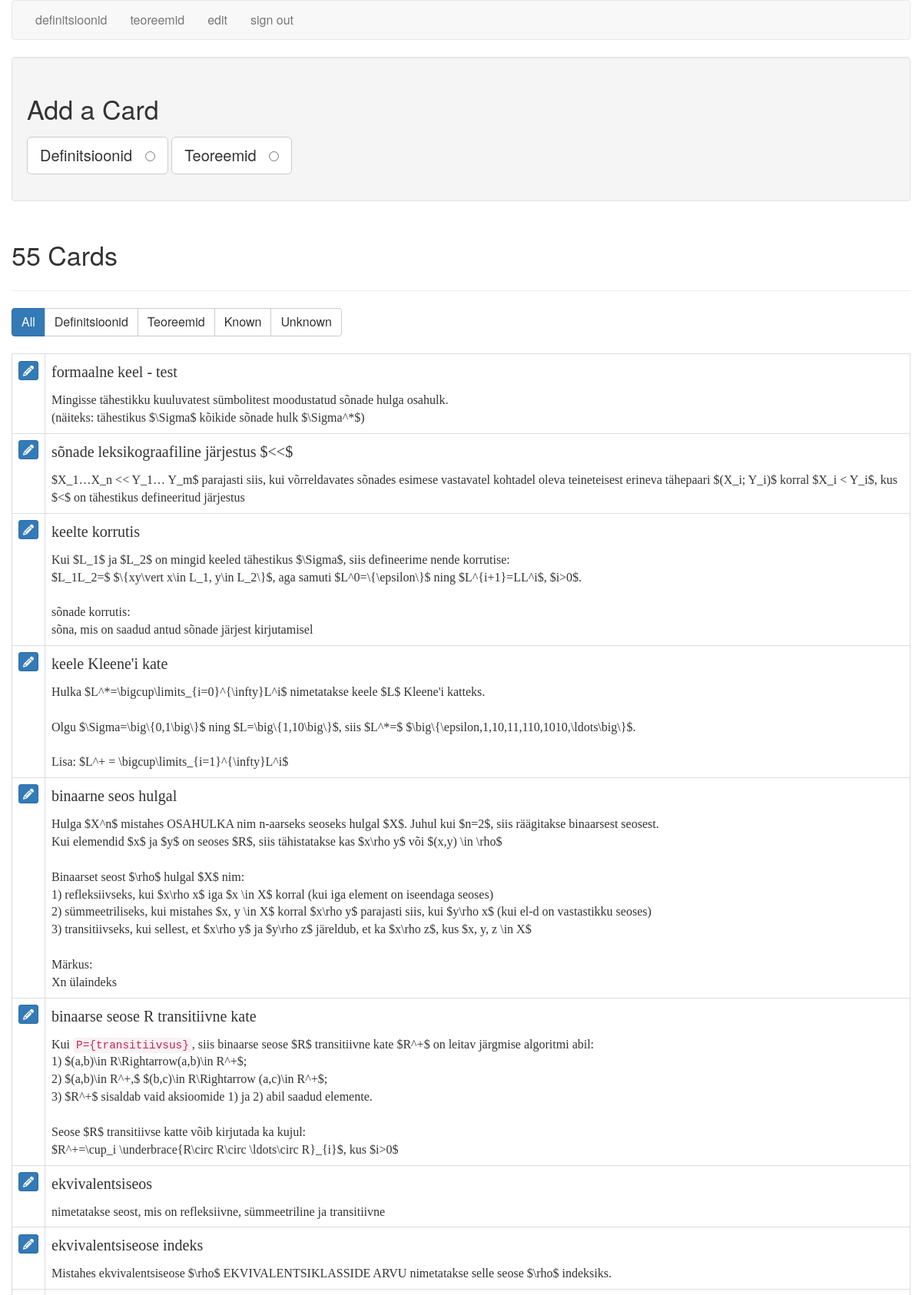
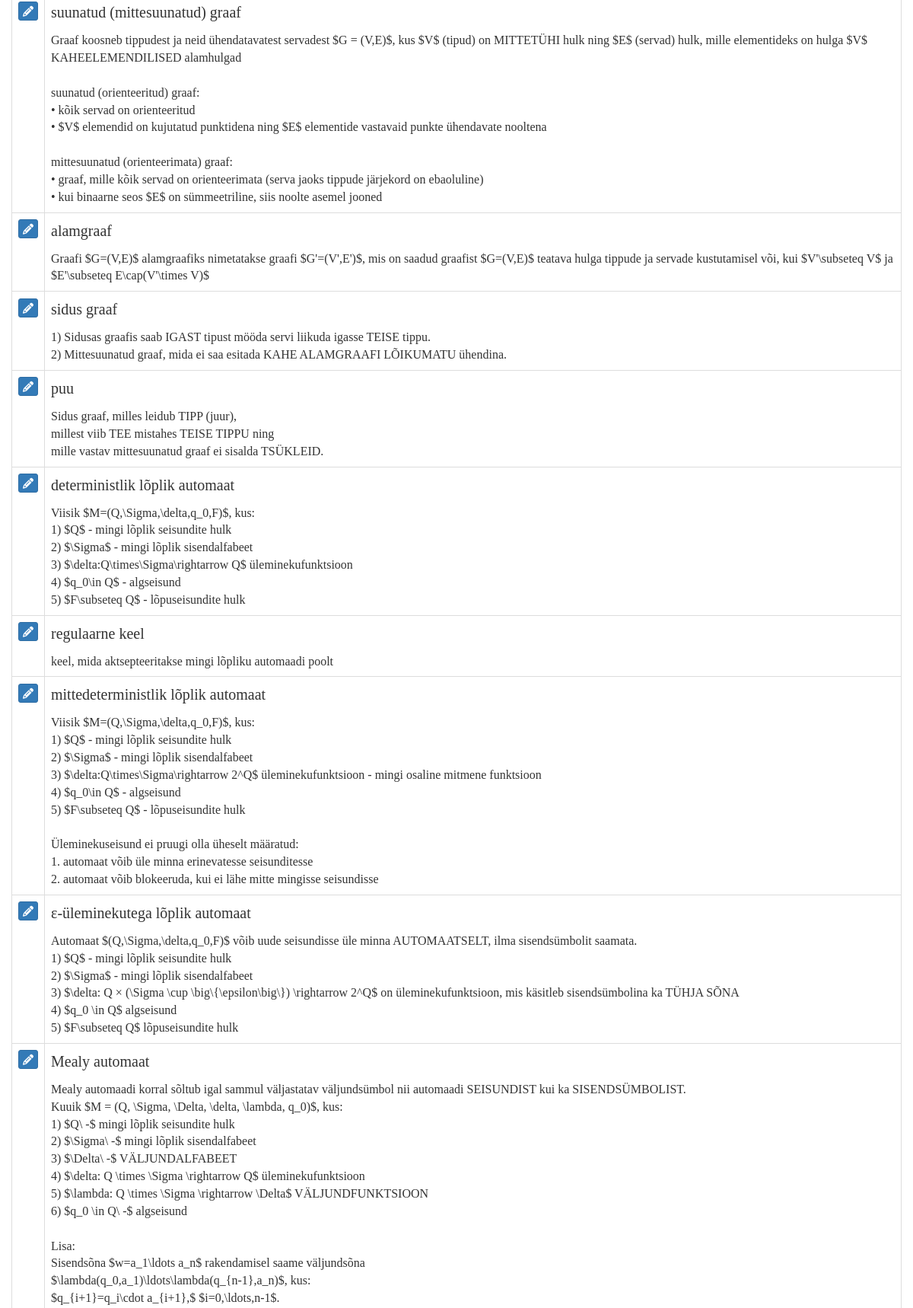
The app's page /cards (signed in, upper part) with its own data (2 pictures, top to bottom).
### tables this page shows
CREATE TABLE cards (
  id integer primary key autoincrement,
  type tinyint not null, /* 1 for vocab, 2 for code */
  front text not null,
  back text not null,
  known boolean default 0
);

### flash_cards.py (the view)
@app.route('/cards')
def cards():
    if not session.get('logged_in'):
        return redirect(url_for('login'))
    db = get_db()
    query = '''
        SELECT id, type, front, back, known
        FROM cards
        ORDER BY id ASC
    '''
    cur = db.execute(query)
    cards = cur.fetchall()
    return render_template('cards.html', cards=cards, filter_name="all")

### flash_cards.py (called while the page is built)
def connect_db():
    rv = sqlite3.connect(app.config['DATABASE'])
    rv.row_factory = sqlite3.Row
    return rv

def get_db():
    if not hasattr(g, 'sqlite_db'):
        g.sqlite_db = connect_db()
    return g.sqlite_db

### templates/cards.html (shortened to what this page needs)
{% extends "layout.html" %}
{% block body %}
    <div class="well editPanel">
        <h2>Add a Card</h2>
        <form action="{{ url_for('add_card') }}" method="post" class="cardForm">
            <div class="form-group">
                <label for="general" class="toggleButton btn btn-default btn-lg">Definitsioonid &nbsp;
                    <input type="radio" name="type" value="1" id="general"/>
                </label>
                <label for="code" class="toggleButton btn btn-default btn-lg">Teoreemid &nbsp;
                    <input type="radio" name="type" value="2" id="code"/>
                </label>
            </div>
        </form>
    </div>
    <div class="page-header">
        <h2>{{ cards|length }} Card{{ '' if (cards|length == 1) else 's' }}</h2>
    </div>
    <div class="btn-group btn-group-md" role="group" aria-label="filters">
        <a href="{{ url_for('filter_cards', filter_name="all") }}"
           class="btn btn-{{ "primary" if filter_name == "all" else "default" }}">All</a>
        <a href="{{ url_for('filter_cards', filter_name="general") }}"
           class="btn btn-{{ "primary" if filter_name == "general" else "default" }}">Definitsioonid</a>
        <a href="{{ url_for('filter_cards', filter_name="code") }}"
           class="btn btn-{{ "primary" if filter_name == "code" else "default" }}">Teoreemid</a>
        <a href="{{ url_for('filter_cards', filter_name="known") }}"
           class="btn btn-{{ "primary" if filter_name == "known" else "default" }}">Known</a>
        <a href="{{ url_for('filter_cards', filter_name="unknown") }}"
           class="btn btn-{{ "primary" if filter_name == "unknown" else "default" }}">Unknown</a>
    </div>
    <br/>
    <br/>
    <table class="table table-bordered">
        {% for card in cards %}
            <tr>
                <td>
                    <a href="{{ url_for('edit', card_id=card.id) }}" class="btn btn-xs btn-primary"><i
                            class="fa fa-pencil" aria-hidden="true"></i></a>
                </td>
                <td class="cardContent">
                    <h4>
                        {% if card.type == 1 %}
                            {{ card.front }}
                        {% else %}
                            Teoreem:&nbsp;{{ card.front }}
                        {% endif %}
                    </h4>
                    {{ card.back|replace("\n", "<br />")|safe }}
                </td>
            </tr>
        {% else %}
            <tr>
                <td>
                    <em>No cards to show.</em>
                </td>
            </tr>
        {% endfor %}
    </table>
{% endblock %}

### static/style.css (style rules this page uses)
.cardContent, h4 { font-family: Georgia, "Times New Roman", Times, serif; }
.cardContent h4 { margin-top: 0; }

### records on screen
cards: front "formaalne keel - test", back "Mingisse tähestikku kuuluvatest sümbolitest moodustatud sõnade hulga osahulk. (näiteks: tähestikus $\\Sigma$ kõikide sõnade hulk $\\Sigma^*$)"
cards: front "sõnade leksikograafiline järjestus $<<$", back "$X_1…X_n << Y_1… Y_m$ parajasti siis, kui võrreldavates sõnades esimese vastavatel kohtadel oleva teineteisest erineva tähepaari $(X_i; Y_i)$ korral $X_i < Y_i$, kus $<$ on tähestikus defineeritud järjestus"
cards: front "keelte korrutis", back "Kui $L_1$ ja $L_2$ on mingid keeled tähestikus $\\Sigma$, siis defineerime nende korrutise: $L_1L_2=$ $\\{xy\\vert x\\in L_1, y\\in L_2\\}$, aga samuti $L^0=\\{\\epsilon\\}$ ning $L^{i+1}=LL^i$, $i>0$. sõnade korrutis: sõna, mis on saadud antud sõnade järjest kirjutamisel"
cards: front "keele Kleene'i kate", back "Hulka $L^*=\\bigcup\\limits_{i=0}^{\\infty}L^i$ nimetatakse keele $L$ Kleene'i katteks. Olgu $\\Sigma=\\big\\{0,1\\big\\}$ ning $L=\\big\\{1,10\\big\\}$, siis $L^*=$ $\\big\\{\\epsilon,1,10,11,110,1010,\\ldots\\big\\}$. Lisa: $L^+ = \\bigcup\\limits_{i=1}^{\\infty}L^i$"
cards: front "binaarne seos hulgal", back "Hulga $X^n$ mistahes OSAHULKA nim n-aarseks seoseks hulgal $X$. Juhul kui $n=2$, siis räägitakse binaarsest seosest. Kui elemendid $x$ ja $y$ on seoses $R$, siis tähistatakse kas $x\\rho y$ või $(x,y) \\in \\rho$ Binaarset seost $\\rho$ hulgal $X$ nim: 1) refleksiivseks, kui $x\\rho x$ iga $x \\in X$ korral (kui iga element on iseendaga seoses) 2) sümmeetriliseks, kui mistahes $x, y \\in X$ korral $x\\rho y$ parajasti siis, kui $y\\rho x$ (kui el-d on vastastikku seoses) 3) transitiivseks, kui sellest, et $x\\rho y$ ja $y\\rho z$ järeldub, et ka $x\\rho z$, kus $x, y, z \\in X$ Märkus: Xn ülaindeks"
cards: front "binaarse seose R transitiivne kate", back "Kui P={transitiivsus} , siis binaarse seose $R$ transitiivne kate $R^+$ on leitav järgmise algoritmi abil: 1) $(a,b)\\in R\\Rightarrow(a,b)\\in R^+$; 2) $(a,b)\\in R^+,$ $(b,c)\\in R\\Rightarrow (a,c)\\in R^+$; 3) $R^+$ sisaldab vaid aksioomide 1) ja 2) abil saadud elemente. Seose $R$ transitiivse katte võib kirjutada ka kujul: $R^+=\\cup_i \\underbrace{R\\circ R\\circ \\ldots\\circ R}_{i}$, kus $i>0$"
cards: front "ekvivalentsiseos", back "nimetatakse seost, mis on refleksiivne, sümmeetriline ja transitiivne"
cards: front "ekvivalentsiseose indeks", back "Mistahes ekvivalentsiseose $\\rho$ EKVIVALENTSIKLASSIDE ARVU nimetatakse selle seose $\\rho$ indeksiks."
cards: front "suunatud (mittesuunatud) graaf", back "Graaf koosneb tippudest ja neid ühendatavatest servadest $G = (V,E)$, kus $V$ (tipud) on MITTETÜHI hulk ning $E$ (servad) hulk, mille elementideks on hulga $V$ KAHEELEMENDILISED alamhulgad suunatud (orienteeritud) graaf: • kõik servad on orienteeritud • $V$ elemendid on kujutatud punktidena ning $E$ elementide vastavaid punkte ühendavate nooltena mittesuunatud (orienteerimata) graaf: • graaf, mille kõik servad on orienteerimata (serva jaoks tippude järjekord on ebaoluline) • kui binaarne seos $E$ on sümmeetriline, siis noolte asemel jooned"
cards: front "alamgraaf", back "Graafi $G=(V,E)$ alamgraafiks nimetatakse graafi $G'=(V',E')$, mis on saadud graafist $G=(V,E)$ teatava hulga tippude ja servade kustutamisel või, kui $V'\\subseteq V$ ja $E'\\subseteq E\\cap(V'\\times V)$"
cards: front "sidus graaf", back "1) Sidusas graafis saab IGAST tipust mööda servi liikuda igasse TEISE tippu. 2) Mittesuunatud graaf, mida ei saa esitada KAHE ALAMGRAAFI LÕIKUMATU ühendina."
cards: front "puu", back "Sidus graaf, milles leidub TIPP (juur), millest viib TEE mistahes TEISE TIPPU ning mille vastav mittesuunatud graaf ei sisalda TSÜKLEID."
cards: front "deterministlik lõplik automaat", back "Viisik $M=(Q,\\Sigma,\\delta,q_0,F)$, kus: 1) $Q$ - mingi lõplik seisundite hulk 2) $\\Sigma$ - mingi lõplik sisendalfabeet 3) $\\delta:Q\\times\\Sigma\\rightarrow Q$ üleminekufunktsioon 4) $q_0\\in Q$ - algseisund 5) $F\\subseteq Q$ - lõpuseisundite hulk"
cards: front "regulaarne keel", back "keel, mida aktsepteeritakse mingi lõpliku automaadi poolt"
cards: front "mittedeterministlik lõplik automaat", back "Viisik $M=(Q,\\Sigma,\\delta,q_0,F)$, kus: 1) $Q$ - mingi lõplik seisundite hulk 2) $\\Sigma$ - mingi lõplik sisendalfabeet 3) $\\delta:Q\\times\\Sigma\\rightarrow 2^Q$ üleminekufunktsioon - mingi osaline mitmene funktsioon 4) $q_0\\in Q$ - algseisund 5) $F\\subseteq Q$ - lõpuseisundite hulk Üleminekuseisund ei pruugi olla üheselt määratud: 1. automaat võib üle minna erinevatesse seisunditesse 2. automaat võib blokeeruda, kui ei lähe mitte mingisse seisundisse"
cards: front "ɛ-üleminekutega lõplik automaat", back "Automaat $(Q,\\Sigma,\\delta,q_0,F)$ võib uude seisundisse üle minna AUTOMAATSELT, ilma sisendsümbolit saamata. 1) $Q$ - mingi lõplik seisundite hulk 2) $\\Sigma$ - mingi lõplik sisendalfabeet 3) $\\delta: Q × (\\Sigma \\cup \\big\\{\\epsilon\\big\\}) \\rightarrow 2^Q$ on üleminekufunktsioon, mis käsitleb sisendsümbolina ka TÜHJA SÕNA 4) $q_0 \\in Q$ algseisund 5) $F\\subseteq Q$ lõpuseisundite hulk"
cards: front "Mealy automaat", back "Mealy automaadi korral sõltub igal sammul väljastatav väljundsümbol nii automaadi SEISUNDIST kui ka SISENDSÜMBOLIST. Kuuik $M = (Q, \\Sigma, \\Delta, \\delta, \\lambda, q_0)$, kus: 1) $Q\\ -$ mingi lõplik seisundite hulk 2) $\\Sigma\\ -$ mingi lõplik sisendalfabeet 3) $\\Delta\\ -$ VÄLJUNDALFABEET 4) $\\delta: Q \\times \\Sigma \\rightarrow Q$ üleminekufunktsioon 5) $\\lambda: Q \\times \\Sigma \\rightarrow \\Delta$ VÄLJUNDFUNKTSIOON 6) $q_0 \\in Q\\ -$ algseisund Lisa: Sisendsõna $w=a_1\\ldots a_n$ rakendamisel saame väljundsõna $\\lambda(q_0,a_1)\\ldots\\lambda(q_{n-1},a_n)$, kus: $q_{i+1}=q_i\\cdot a_{i+1},$ $i=0,\\ldots,n-1$."

### other values on screen
{{ cards|length }} "55"
{{ '' if (cards|length == 1) else 's' }} "s"
